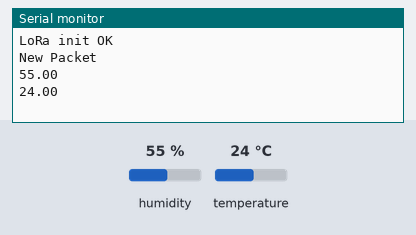
Bench run of a sketch on a simulated ESP32. On the bench: the last lines printed to the serial monitor. The test bench sets the inputs (shaded band); at power-on: humidity 55 %, temperature 24 °C. No radio packets arrive unless stated.

Above: at 4.2 s.
4.3 s: humidity set to 22 %
At 10.0 s:
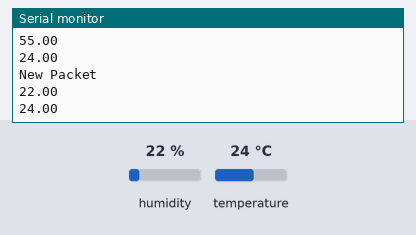
11.1 s: temperature set to 12 °C
At 15.9 s:
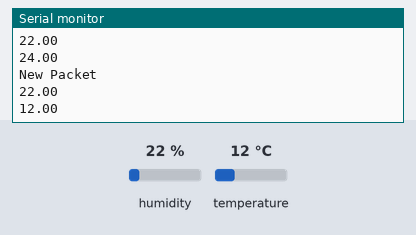
17.9 s: humidity set to 40 %
At 21.8 s:
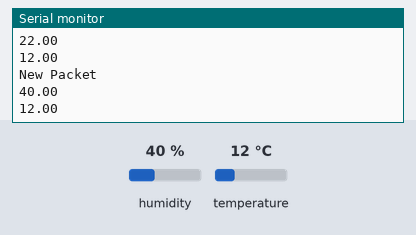
Timing chart, 0 to 23.3 s (numbered marks = the images above; inputs shaded):
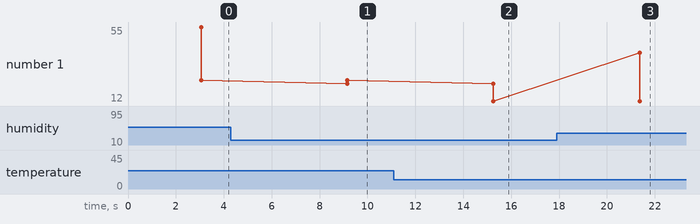

The sketch:

esp32.HT.LoRa.sent.thinger.190222.ino
```cpp
#include <Wire.h>
#include "SparkFunHTU21D.h"
#include <SPI.h>              // include libraries
#include <LoRa.h>
#define SCK     5    // GPIO5  -- SX127x's SCK
#define MISO    19   // GPIO19 -- SX127x's MISO
#define MOSI    27   // GPIO27 -- SX127x's MOSI
#define SS      18   // GPIO18 -- SX127x's CS
#define RST     14   // GPIO14 -- SX127x's RESET
#define DI0     26   // GPIO26 -- SX127x's IRQ(Interrupt Request)
#define freq    868E6
#define sf 8
#define sb 125E3

HTU21D mySensor;

union
{
 uint8_t frame[8]; // trames avec octets
  float  sensor[2];   // 2 valeurs en virgule flottante
} pack;

void setup() {
  Serial.begin(9600);
  delay(1000);
  mySensor.begin();
    delay(1000);
  SPI.begin(SCK,MISO,MOSI,SS);
  LoRa.setPins(SS,RST,DI0);
  if (!LoRa.begin(freq)) {
    Serial.println("Starting LoRa failed!");
    while (1);
  }
  Serial.println("LoRa init OK");
LoRa.setSpreadingFactor(sf);
LoRa.setSignalBandwidth (sb);
  delay(1000);
}


void loop()  // la boucle de l’emetteur
{
Serial.println("New Packet");
  LoRa.beginPacket();                   // start packet
  pack.sensor[0]=mySensor.readHumidity();
  pack.sensor[1]=mySensor.readTemperature();
  Serial.println(  pack.sensor[0]);
  Serial.println(  pack.sensor[1]);
  LoRa.write(pack.frame,8);
  LoRa.endPacket();
delay(6000);
}
```

Measured:
- after the input at 4.3 s, the serial monitor: prints a new line after 4.9 s (image 1)
- after the input at 11.1 s, the serial monitor: prints a new line after 4.2 s (image 2)
- after the input at 17.9 s, the serial monitor: prints a new line after 3.5 s (image 3)
- plotted number 1: 24 → 12 after the input at 11.1 s
